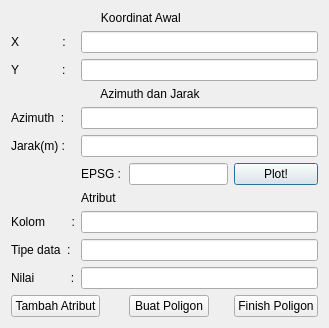
<?xml version="1.0" encoding="UTF-8"?>
<ui version="4.0">
 <class>SudutJarakDialogBase</class>
 <widget class="QDialog" name="SudutJarakDialogBase">
  <property name="geometry">
   <rect>
    <x>0</x>
    <y>0</y>
    <width>295</width>
    <height>317</height>
   </rect>
  </property>
  <property name="windowTitle">
   <string>Sudut dan Jarak</string>
  </property>
  <layout class="QGridLayout" name="gridLayout">
   <item row="0" column="1" colspan="4">
    <widget class="QLabel" name="label_3">
     <property name="layoutDirection">
      <enum>Qt::LeftToRight</enum>
     </property>
     <property name="text">
      <string>      Koordinat Awal</string>
     </property>
    </widget>
   </item>
   <item row="1" column="0">
    <widget class="QLabel" name="label">
     <property name="text">
      <string>X             :</string>
     </property>
    </widget>
   </item>
   <item row="2" column="0">
    <widget class="QLabel" name="label_2">
     <property name="text">
      <string>Y             :</string>
     </property>
    </widget>
   </item>
   <item row="3" column="1" colspan="4">
    <widget class="QLabel" name="label_4">
     <property name="text">
      <string>      Azimuth dan Jarak</string>
     </property>
    </widget>
   </item>
   <item row="4" column="0">
    <widget class="QLabel" name="label_5">
     <property name="text">
      <string>Azimuth  :</string>
     </property>
    </widget>
   </item>
   <item row="5" column="0">
    <widget class="QLabel" name="label_6">
     <property name="text">
      <string>Jarak(m) :</string>
     </property>
    </widget>
   </item>
   <item row="6" column="1" colspan="2">
    <widget class="QLabel" name="label_10">
     <property name="text">
      <string>EPSG :</string>
     </property>
    </widget>
   </item>
   <item row="6" column="3" colspan="3">
    <widget class="QLineEdit" name="crs"/>
   </item>
   <item row="6" column="6">
    <widget class="QPushButton" name="gambar">
     <property name="text">
      <string>Plot!</string>
     </property>
    </widget>
   </item>
   <item row="7" column="1" colspan="2">
    <widget class="QLabel" name="label_7">
     <property name="text">
      <string>Atribut</string>
     </property>
    </widget>
   </item>
   <item row="8" column="0">
    <widget class="QLabel" name="label_8">
     <property name="text">
      <string>Kolom        :</string>
     </property>
    </widget>
   </item>
   <item row="8" column="1" colspan="6">
    <widget class="QLineEdit" name="kolom"/>
   </item>
   <item row="9" column="0">
    <widget class="QLabel" name="label_11">
     <property name="text">
      <string>Tipe data  :</string>
     </property>
    </widget>
   </item>
   <item row="9" column="1" colspan="6">
    <widget class="QLineEdit" name="tipe"/>
   </item>
   <item row="10" column="0">
    <widget class="QLabel" name="label_9">
     <property name="text">
      <string>Nilai           :</string>
     </property>
    </widget>
   </item>
   <item row="10" column="1" colspan="6">
    <widget class="QLineEdit" name="nilai"/>
   </item>
   <item row="11" column="0" colspan="2">
    <widget class="QPushButton" name="add_atribut">
     <property name="text">
      <string>Tambah Atribut</string>
     </property>
    </widget>
   </item>
   <item row="11" column="5">
    <spacer name="horizontalSpacer_2">
     <property name="orientation">
      <enum>Qt::Horizontal</enum>
     </property>
     <property name="sizeHint" stdset="0">
      <size>
       <width>19</width>
       <height>20</height>
      </size>
     </property>
    </spacer>
   </item>
   <item row="11" column="6">
    <widget class="QPushButton" name="poligon_selesai">
     <property name="text">
      <string>Finish Poligon</string>
     </property>
    </widget>
   </item>
   <item row="1" column="1" colspan="6">
    <widget class="QLineEdit" name="input_x"/>
   </item>
   <item row="2" column="1" colspan="6">
    <widget class="QLineEdit" name="input_y">
     <property name="text">
      <string/>
     </property>
    </widget>
   </item>
   <item row="4" column="1" colspan="6">
    <widget class="QLineEdit" name="input_az">
     <property name="text">
      <string/>
     </property>
    </widget>
   </item>
   <item row="5" column="1" colspan="6">
    <widget class="QLineEdit" name="input_d">
     <property name="text">
      <string/>
     </property>
    </widget>
   </item>
   <item row="11" column="3">
    <widget class="QPushButton" name="add_poligon">
     <property name="text">
      <string>Buat Poligon</string>
     </property>
    </widget>
   </item>
  </layout>
 </widget>
 <resources/>
 <connections/>
</ui>
